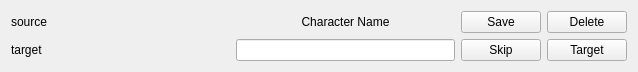
<?xml version="1.0" encoding="UTF-8"?>
<ui version="4.0">
 <class>cgsort</class>
 <widget class="QWidget" name="cgsort">
  <property name="geometry">
   <rect>
    <x>0</x>
    <y>0</y>
    <width>638</width>
    <height>61</height>
   </rect>
  </property>
  <property name="sizePolicy">
   <sizepolicy hsizetype="Preferred" vsizetype="Preferred">
    <horstretch>0</horstretch>
    <verstretch>0</verstretch>
   </sizepolicy>
  </property>
  <property name="windowTitle">
   <string>Form</string>
  </property>
  <layout class="QGridLayout" name="gridLayout">
   <item row="0" column="0">
    <widget class="QLabel" name="lSource">
     <property name="sizePolicy">
      <sizepolicy hsizetype="Expanding" vsizetype="Preferred">
       <horstretch>0</horstretch>
       <verstretch>0</verstretch>
      </sizepolicy>
     </property>
     <property name="text">
      <string>source</string>
     </property>
    </widget>
   </item>
   <item row="0" column="1">
    <widget class="QLabel" name="lName">
     <property name="text">
      <string>Character Name</string>
     </property>
     <property name="alignment">
      <set>Qt::AlignCenter</set>
     </property>
    </widget>
   </item>
   <item row="0" column="2">
    <widget class="QPushButton" name="bSave">
     <property name="sizePolicy">
      <sizepolicy hsizetype="Preferred" vsizetype="Fixed">
       <horstretch>0</horstretch>
       <verstretch>0</verstretch>
      </sizepolicy>
     </property>
     <property name="text">
      <string>Save</string>
     </property>
    </widget>
   </item>
   <item row="0" column="3">
    <widget class="QPushButton" name="bDelete">
     <property name="sizePolicy">
      <sizepolicy hsizetype="Preferred" vsizetype="Fixed">
       <horstretch>0</horstretch>
       <verstretch>0</verstretch>
      </sizepolicy>
     </property>
     <property name="text">
      <string>Delete</string>
     </property>
    </widget>
   </item>
   <item row="1" column="0">
    <widget class="QLabel" name="lTarget">
     <property name="sizePolicy">
      <sizepolicy hsizetype="Expanding" vsizetype="Preferred">
       <horstretch>0</horstretch>
       <verstretch>0</verstretch>
      </sizepolicy>
     </property>
     <property name="text">
      <string>target</string>
     </property>
    </widget>
   </item>
   <item row="1" column="1">
    <widget class="QLineEdit" name="tName"/>
   </item>
   <item row="1" column="2">
    <widget class="QPushButton" name="bSkip">
     <property name="text">
      <string>Skip</string>
     </property>
    </widget>
   </item>
   <item row="1" column="3">
    <widget class="QPushButton" name="bTarget">
     <property name="text">
      <string>Target</string>
     </property>
    </widget>
   </item>
  </layout>
 </widget>
 <resources/>
 <connections/>
</ui>
